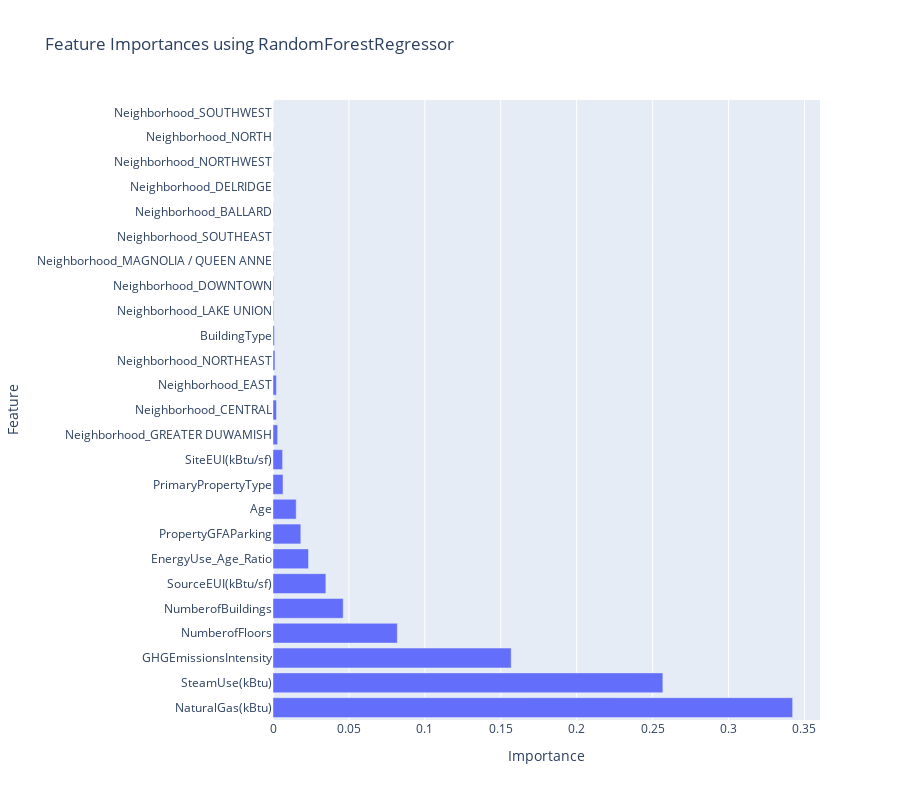

The cell this chart's notebook holds for it:
### Markdown cell above
## Features importance globales pour le calcul du SiteEnergyUse

### Code cell
import pandas as pd
import numpy as np
from sklearn.model_selection import train_test_split
from sklearn.ensemble import RandomForestRegressor
import plotly.express as px



y = df_scaled_without_energystarscore['SiteEnergyUse(kBtu)']  # Supposition pour l'exemple
X = df_scaled_without_energystarscore.drop(columns=['SiteEnergyUse(kBtu)', 'TotalGHGEmissions'])

# Division en ensembles d'entraînement et de test
X_train, X_test, y_train, y_test = train_test_split(X, y, test_size=0.2, random_state=42)

# Entraînement du modèle RandomForestRegressor
rfr_model = RandomForestRegressor(n_estimators=100, random_state=42)
rfr_model.fit(X_train, y_train)

# Obtention de l'importance des caractéristiques
feature_importances = rfr_model.feature_importances_
features = X.columns
importances_df = pd.DataFrame({'Feature': features, 'Importance': feature_importances})

# Visualisation de l'importance des caractéristiques avec Plotly
fig = px.bar(importances_df.sort_values('Importance', ascending=False), 
             x='Importance', 
             y='Feature', 
             height=800,
             title="Feature Importances using RandomForestRegressor",
             labels={'Feature':'Feature', 'Importance':'Importance'},
             orientation='h')
fig.show()

### Figure 1 — Plotly figure (JSON) as saved in the notebook; plotly's stock layout.template omitted (floating-point values rounded to 4 significant figures)
{"data": [{"alignmentgroup": "True", "hovertemplate": "Importance=%{x}<br>Feature=%{y}<extra></extra>", "legendgroup": "", "marker": {"color": "#636efa", "pattern": {"shape": ""}}, "name": "", "offsetgroup": "", "orientation": "h", "showlegend": false, "textposition": "auto", "type": "bar", "x": [0.3422, 0.2567, 0.1569, 0.08186, 0.04623, 0.03483, 0.0234, 0.01831, 0.01527, 0.006613, 0.006322, 0.003055, 0.002304, 0.002257, 0.001285, 0.0009427, 0.0004042, 0.0003425, 0.0002209, 0.0001241, 0.0001137, 9.089e-05, 8.313e-05, 6.703e-05, 4.86e-05], "xaxis": "x", "y": ["NaturalGas(kBtu)", "SteamUse(kBtu)", "GHGEmissionsIntensity", "NumberofFloors", "NumberofBuildings", "SourceEUI(kBtu/sf)", "EnergyUse_Age_Ratio", "PropertyGFAParking", "Age", "PrimaryPropertyType", "SiteEUI(kBtu/sf)", "Neighborhood_GREATER DUWAMISH", "Neighborhood_CENTRAL", "Neighborhood_EAST", "Neighborhood_NORTHEAST", "BuildingType", "Neighborhood_LAKE UNION", "Neighborhood_DOWNTOWN", "Neighborhood_MAGNOLIA / QUEEN ANNE", "Neighborhood_SOUTHEAST", "Neighborhood_BALLARD", "Neighborhood_DELRIDGE", "Neighborhood_NORTHWEST", "Neighborhood_NORTH", "Neighborhood_SOUTHWEST"], "yaxis": "y"}], "layout": {"barmode": "relative", "height": 800, "legend": {"tracegroupgap": 0}, "title": {"text": "Feature Importances using RandomForestRegressor"}, "xaxis": {"anchor": "y", "domain": [0, 1], "title": {"text": "Importance"}}, "yaxis": {"anchor": "x", "domain": [0, 1], "title": {"text": "Feature"}}}}
